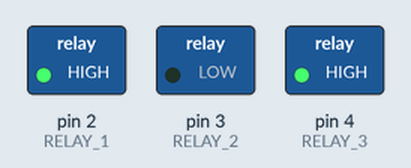
The sketch below on a simulated Arduino Uno, built with avr-gcc and run on an emulated ATmega328P. Parts: switched loads named in the sketch (green lamp = pin HIGH).

Above: at 3.0 s.
At 7.2 s:
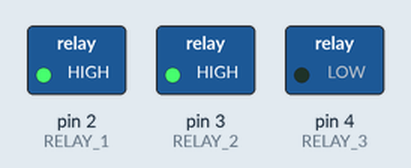
At 10.2 s:
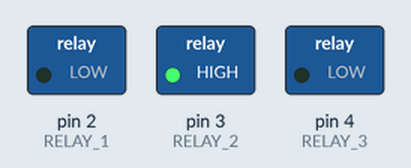
At 17.0 s:
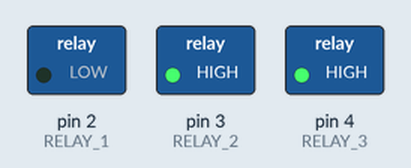
Timing chart, 0 to 28.6 s (numbered marks = the images above):
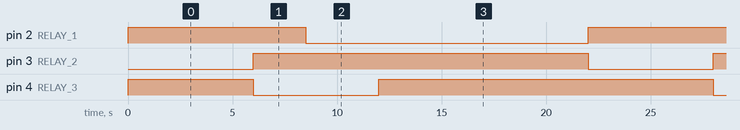

Measured:
- by itself, pin 2 (RELAY_1): alternates HIGH for 8.5 s and LOW for 13.5 s
- by itself, pin 3 (RELAY_2), pin 4 (RELAY_3): alternates HIGH for 16.0 s and LOW for 6.0 s
- by itself, everything shown: repeats every 22.0 s, in 5 steps

The sketch:

sequenciadorArduinosWith3Relays.ino
```cpp
/* Definimos el estado del relay */
#define RELAY_ON 0
#define RELAY_OFF 1
/* Definimos el pin usado por el relay */
#define RELAY_1 2  //instalación circular
#define RELAY_2 3  //instalación INFO 1 Lampara
#define RELAY_3 4  //instalación INFO 2 Lampara


#define tStart1 3500
#define tStart2 0
#define tStart3 0

#define tWatingON1 10000//900000 = 60*1000*15 // 15 minutos , para test poner 1 min -> 10000 ms
#define tWatingON2 6000
#define tWatingON3 6000

void setup(){
  /* Iniciamos los pines que se usan */

  pinMode(RELAY_1, OUTPUT);
  pinMode(RELAY_2, OUTPUT);
  pinMode(RELAY_3, OUTPUT);


  /* Inicializamos el estado en OFF*/
  /* Solo podemos tener un Relay al tiempo abierto */

  digitalWrite(RELAY_1, RELAY_OFF); //OFF    Circular System
  digitalWrite(RELAY_2, RELAY_OFF); //OFF     INFO 1 Lampara
  digitalWrite(RELAY_3, RELAY_OFF); //OFF     INFO 2 Lampara


}
void loop(){

  digitalWrite(RELAY_2, RELAY_ON);
  delay(tWatingON2);
  digitalWrite(RELAY_2, RELAY_OFF);

  digitalWrite(RELAY_3, RELAY_ON);
  delay(tWatingON3-tStart1);
  digitalWrite(RELAY_1, RELAY_ON); //tarda 4 segundos en arrancar
  delay(tStart1);//espera a finalizar el tiempo que esperaba usar para ON de circular systema
  digitalWrite(RELAY_3, RELAY_OFF);

  delay(tWatingON1);
  digitalWrite(RELAY_1, RELAY_OFF); //tarda 4 segundos en arrancar
}
```
